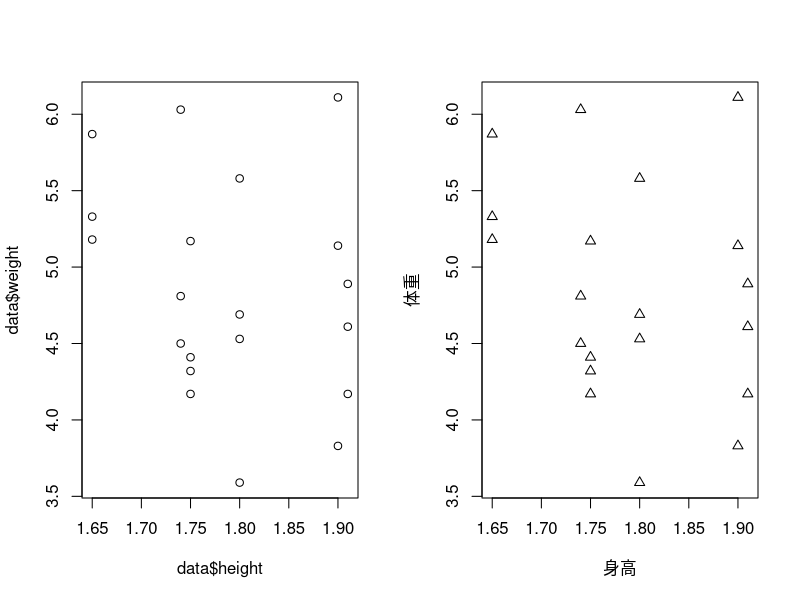
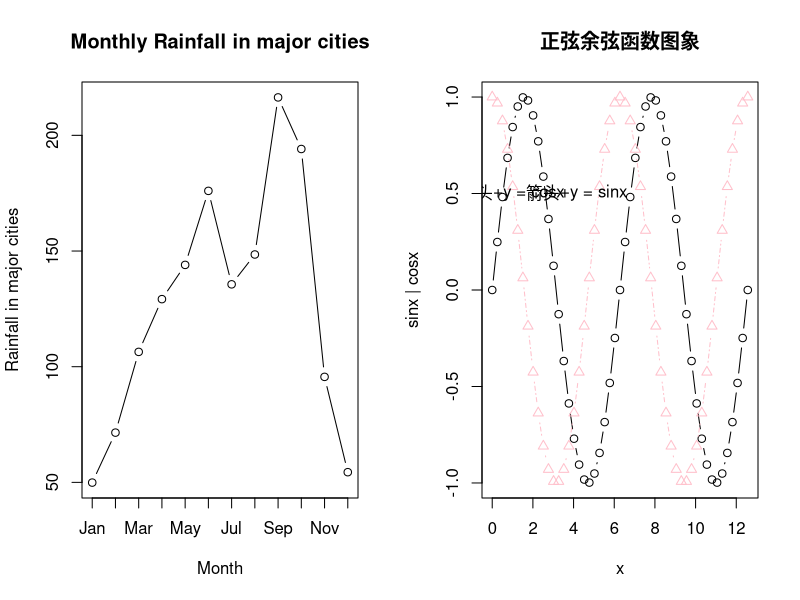

These figures' R source, in order:

# 1
data <- read.csv(file = "./r_note/exercise/data.csv", sep = "", header = TRUE)
data
# 2
par(mfrow = c(1, 2))
plot(data$height, data$weight)
# 3
plot(data$height, data$weight, xlab = "身高", ylab = "体重", pch = 2)

# 4
cityrain <- read.csv("./r_note/exercise/cityrain.csv")
plot(cityrain$Tokyo, xaxt = "n", type = "b", col = "black",
     xlab = "Month", ylab = "Rainfall in major cities",
     main = "Monthly Rainfall in major cities")
axis(side = 1, at = 1:12, labels = cityrain$Month)

# 5
x <- seq(from = 0, to = 4 * pi, by = 4 * pi / 50)
x
plot(x, sin(x), type = "b", pch = 1, col = "black", lty = 1,
     main = "正弦余弦函数图象", ylab = "sinx | cosx", xlab = "x")
lines(x, cos(x), type = "b", pch = 2, col = "pink", lty = 4)
text(3 / pi, 1 / 2, "箭头+y = cosx")
text(13 / pi, 1 / 2, "箭头+y = sinx")
